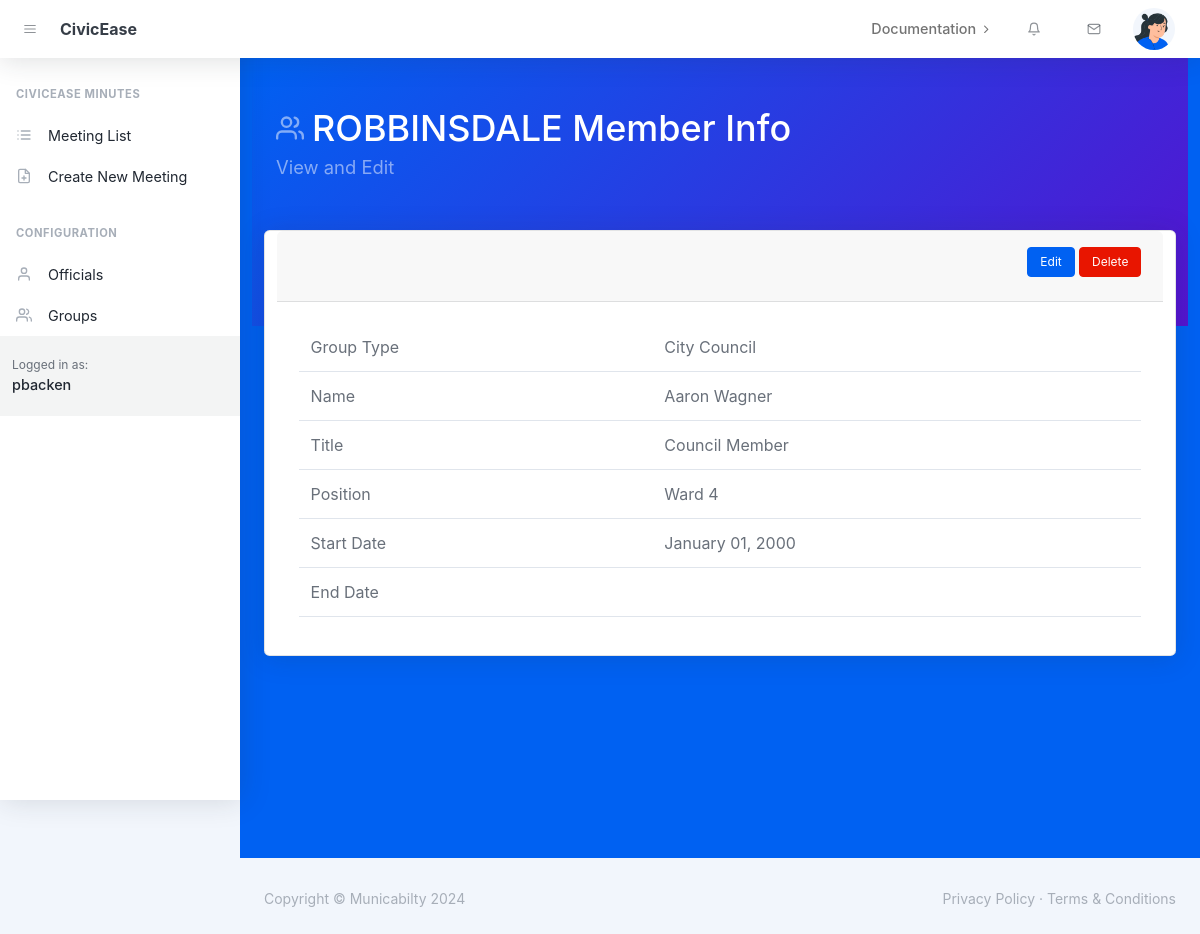
Page /member/1 (signed in) on the committed database.
### app/models.py (models this page shows, shortened)
class User(UserMixin, db.Model):
    id: so.Mapped[int] = so.mapped_column(primary_key=True)
    username: so.Mapped[str] = so.mapped_column(sa.String(64), index=True,
                                                unique=True)
    email: so.Mapped[str] = so.mapped_column(sa.String(120), index=True,
                                             unique=True)
    password_hash: so.Mapped[Optional[str]] = so.mapped_column(sa.String(256))
    user_city: so.Mapped[Optional[str]] = so.mapped_column(sa.String(64))
    user_city_code: so.Mapped[Optional[str]] = so.mapped_column(sa.String(64))
    about_me: so.Mapped[Optional[str]] = so.mapped_column(sa.String(140))
    user_role: so.Mapped[str] = so.mapped_column(sa.String(120), nullable=True)
    last_seen: so.Mapped[Optional[datetime]] = so.mapped_column(
        default=lambda: datetime.now(timezone.utc))

class EntityGroups(db.Model):
    id: so.Mapped[int] = so.mapped_column(primary_key=True)
    group_type: so.Mapped[str] = so.mapped_column(sa.String(64), index=True)
    group_code: so.Mapped[str] = so.mapped_column(sa.String(64), index=True)
    entity_code: so.Mapped[str] = so.mapped_column(sa.String(64), index=True)

class EntityMembers(db.Model):
    id: so.Mapped[int] = so.mapped_column(primary_key=True)
    group_code: so.Mapped[str] = so.mapped_column(sa.String(64), index=True)
    member_first_name: so.Mapped[str] = so.mapped_column(sa.String(64), index=True)
    member_last_name: so.Mapped[str] = so.mapped_column(sa.String(64), index=True)
    entity_code: so.Mapped[str] = so.mapped_column(sa.String(64), index=True)
    title: so.Mapped[str] = so.mapped_column(sa.String(64), index=True)
    position: so.Mapped[str] = so.mapped_column(sa.String(64), index=True)
    start_date: so.Mapped[datetime] = so.mapped_column(sa.DateTime, nullable=True)
    end_date: so.Mapped[datetime] = so.mapped_column(sa.DateTime, nullable=True)

### app/routes.py (the view)
@app.route('/member/<member_id>')
@login_required
def view_member(member_id):
    form = EntityMemberForm()
    member = db.session.query(EntityMembers, EntityGroups). \
        filter(EntityMembers.id == member_id). \
        filter(EntityGroups.group_code == EntityMembers.group_code).first()
    start_date = ''
    end_date = ''
    if member.EntityMembers.start_date:
        start_date = member.EntityMembers.start_date.strftime('%B %d, %Y')
    if member.EntityMembers.end_date:
        end_date = member.EntityMembers.end_date.strftime('%B %d, %Y')
    return render_template('page_member.html', form=form, member=member, start_date=start_date, end_date=end_date)

### app/models.py (called while the page is built)
@login.user_loader
def load_user(id):
    return db.session.get(User, int(id))

### app/routes.py (called while the page is built)
@app.before_request
def before_request():
    if current_user.is_authenticated:
        current_user.last_seen = datetime.now(timezone.utc)
        db.session.commit()

### app/templates/page_member.html (shortened to what this page needs)
{% extends "base.html" %}
    {% block content %}
        <div class="container bg-primary">
            <div id="layoutAuthentication">
                <div id="layoutAuthentication_content">
                    <main>
                    <header class="page-header page-header-dark bg-gradient-primary-to-secondary pb-10">
                        <div class="container-xl px-4">
                            <div class="page-header-content pt-4">
                                <div class="row align-items-center justify-content-between">
                                    <div class="col-auto mt-4">
                                        <h1 class="page-header-title">
                                            <div class="page-header-icon"><i data-feather="users"></i></div>
                                            {{current_user.user_city}} Member Info
                                        </h1>
                                        <div class="page-header-subtitle">View and Edit</div>
                                    </div>
                                </div>
                            </div>
                        </div>
                    </header>
                    <div class="container-xl px-4 mt-n10">
                        <div class="row">
                            <div class="card mb-8">
                            <div class="card-header">
                            <ul class="nav justify-content-end">
                              <li class="nav-item">
                                <a class="btn btn-primary btn-sm" href="/member/edit/{{ member.EntityMembers.id }}" role="button">Edit</a>
                                <a class="btn btn-danger btn-sm" href="#" role="button">Delete</a>
                              </li>
                            </ul>
                            </div>
                            <div class="card-body">
                                <table class="table">
                                          <tbody>
                                            <tr>
                                              <td>{{ form.group_code.label}}</td>
                                              <td>{{ member.EntityGroups.group_type }}</td>
                                            </tr>
                                            <tr>
                                              <td>Name</td>
                                              <td>{{ member.EntityMembers.member_first_name }} {{ member.EntityMembers.member_last_name }}</td>
                                            </tr>
                                            <tr>
                                               <td>
                                                    {{ form.title.label }}
                                                </td>
                                                <td>
                                                    {{ member.EntityMembers.title }}
                                                </td>
                                            </tr>
                                            <tr>
                                                <td>{{ form.position.label }}</td>
                                                <td>{{ member.EntityMembers.position }}</td>
                                            </tr>
                                            <tr>
                                                <td>{{ form.start_date.label }}</td>
                                                <td>{{ start_date }}</td>
                                            </tr>
                                            <tr>
                                                <td>{{ form.end_date.label }}</td>
                                                <td>{{ end_date }}</td>
                                            </tr>
                                          </tbody>
                                </table>
                            </div>
                        </div>
                        </div>
                    </div>
                    </main>
                </div>
            </div>
        </div>
{% endblock %}

### app/templates/base.html (shortened to what this page needs)
<!doctype html>
<html lang="en">
  <head>
    <link rel="stylesheet" href='/static/css/styles.css' />
  </head>
  <body class="nav-fixed">
    <nav class="topnav navbar navbar-expand shadow justify-content-between justify-content-sm-start navbar-light bg-white" id="sidenavAccordion">
            <button class="btn btn-icon btn-transparent-dark order-1 order-lg-0 me-2 ms-lg-2 me-lg-0" id="sidebarToggle"><i data-feather="menu"></i></button>
            <a class="navbar-brand pe-3 ps-4 ps-lg-2" href="{{ url_for('index') }}">CivicEase</a>
            <ul class="navbar-nav align-items-center ms-auto">
                <li class="nav-item dropdown no-caret d-none d-md-block me-3">
                    <a class="nav-link dropdown-toggle" id="navbarDropdownDocs" href="javascript:void(0);" role="button" data-bs-toggle="dropdown" aria-haspopup="true" aria-expanded="false">
                        <div class="fw-500">Documentation</div>
                        <i class="fas fa-chevron-right dropdown-arrow"></i>
                    </a>
                </li>
                <li class="nav-item dropdown no-caret d-none d-sm-block me-3 dropdown-notifications">
                    <a class="btn btn-icon btn-transparent-dark dropdown-toggle" id="navbarDropdownAlerts" href="javascript:void(0);" role="button" data-bs-toggle="dropdown" aria-haspopup="true" aria-expanded="false"><i data-feather="bell"></i></a>
                </li>
                <li class="nav-item dropdown no-caret d-none d-sm-block me-3 dropdown-notifications">
                    <a class="btn btn-icon btn-transparent-dark dropdown-toggle" id="navbarDropdownMessages" href="javascript:void(0);" role="button" data-bs-toggle="dropdown" aria-haspopup="true" aria-expanded="false"><i data-feather="mail"></i></a>
                </li>
                <li class="nav-item dropdown no-caret dropdown-user me-3 me-lg-4">
                    <a class="btn btn-icon btn-transparent-dark dropdown-toggle" id="navbarDropdownUserImage" href="javascript:void(0);" role="button" data-bs-toggle="dropdown" aria-haspopup="true" aria-expanded="false"><img class="img-fluid" src="/static/assets/img/illustrations/profiles/profile-1.png" /></a>
                </li>
            </ul>
        </nav>
        <div id="layoutSidenav">
            <div id="layoutSidenav_nav">
                <nav class="sidenav shadow-right sidenav-light">
                    <div class="sidenav-menu">
                        <div class="nav accordion" id="accordionSidenav">
                            <div class="sidenav-menu-heading">CivicEase Minutes</div>
                            <a class="nav-link" href="{{ url_for('meeting_list') }}">
                                <div class="nav-link-icon"><i data-feather="list"></i></div>
                                Meeting List
                            </a>
                            <a class="nav-link" href="{{ url_for('create_meeting') }}">
                                <div class="nav-link-icon"><i data-feather="file-plus"></i></div>
                                Create New Meeting
                            </a>
                            <div class="sidenav-menu-heading">Configuration</div>
                            <a class="nav-link collapsed" href="{{ url_for('people_list') }}">
                                <div class="nav-link-icon"><i data-feather="user"></i></div>
                                Officials
                            </a>
                            <a class="nav-link collapsed" href="{{ url_for('group_list') }}">
                                <div class="nav-link-icon"><i data-feather="users"></i></div>
                                Groups
                            </a>
                    <div class="sidenav-footer">
                        <div class="sidenav-footer-content">
                            <div class="sidenav-footer-subtitle">Logged in as:</div>
                            <div class="sidenav-footer-title">{{ current_user.username }}</div>
                        </div>
                    </div>
                </nav>
            </div>
            <div id="layoutSidenav_content">
                <main>
                    {% block content %}{% endblock %}
                </main>
                <footer class="footer-admin mt-auto footer-light">
                    <div class="container-xl px-4">
                        <div class="row">
                            <div class="col-md-6 small">Copyright &copy; Municabilty 2024</div>
                            <div class="col-md-6 text-md-end small">
                                <a href="#!">Privacy Policy</a>
                                &middot;
                                <a href="#!">Terms &amp; Conditions</a>
                            </div>
                        </div>
                    </div>
                </footer>
            </div>
        </div>
  </body>
</html>

### rows in the picture
User: username "pbacken", user_city "ROBBINSDALE"
EntityGroups: EntityGroups.group_type "City Council"
EntityMembers: EntityMembers.member_first_name "Aaron", EntityMembers.member_last_name "Wagner", EntityMembers "Council Member", EntityMembers.position "Ward 4"

### other values in the picture
{{ start_date }} "January 01, 2000"
